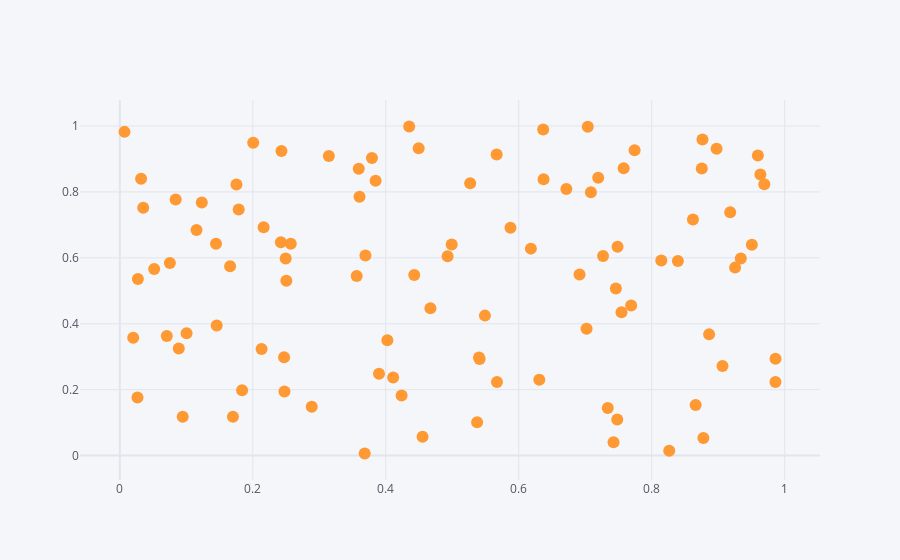

The notebook cell this image was saved under:
### Code cell
df.iplot(kind='scatter', x='a', y='b', mode='markers')
